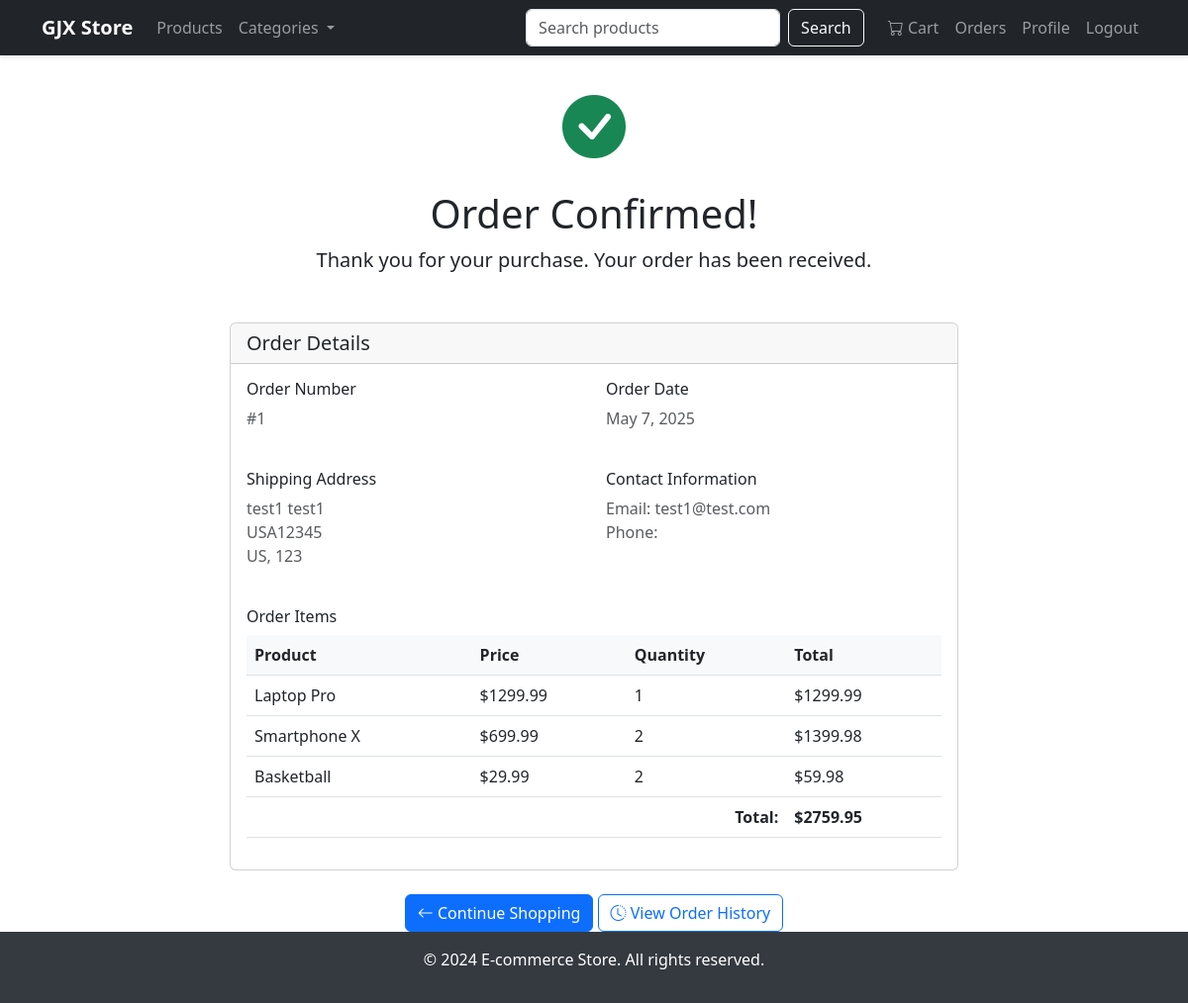
The page /order/confirmation/1/ (signed in) on the database its author committed.
### store/models.py (models this page shows, shortened)
class Order(models.Model):
    STATUS_CHOICES = (
        ('pending', 'Pending'),
        ('processing', 'Processing'),
        ('shipped', 'Shipped'),
        ('delivered', 'Delivered'),
    )
    user = models.ForeignKey(CustomUser, on_delete=models.CASCADE)
    first_name = models.CharField(max_length=100)
    last_name = models.CharField(max_length=100)
    email = models.EmailField()
    address = models.CharField(max_length=250)
    city = models.CharField(max_length=100)
    postal_code = models.CharField(max_length=20)
    created = models.DateTimeField(auto_now_add=True)
    updated = models.DateTimeField(auto_now=True)
    status = models.CharField(
        max_length=20, choices=STATUS_CHOICES, default='pending')
    def get_total_cost(self):
        return sum(item.get_cost() for item in self.items.all())

class OrderItem(models.Model):
    order = models.ForeignKey(
        Order, on_delete=models.CASCADE, related_name='items')
    product = models.ForeignKey(Product, on_delete=models.CASCADE)
    price = models.DecimalField(max_digits=10, decimal_places=2)
    quantity = models.PositiveIntegerField(default=1)
    def get_cost(self):
        return self.price * self.quantity

class Product(models.Model):
    category = models.ForeignKey(
        Category, on_delete=models.CASCADE, related_name='products')
    name = models.CharField(max_length=200)
    slug = models.SlugField(unique=True)
    description = models.TextField()
    price = models.DecimalField(max_digits=10, decimal_places=2)
    image = models.ImageField(upload_to='products/')
    stock = models.IntegerField()
    available = models.BooleanField(default=True)
    created = models.DateTimeField(auto_now_add=True)
    updated = models.DateTimeField(auto_now=True)

### store/views.py (the view)
@login_required
def order_confirmation(request, order_id):
    order = get_object_or_404(Order, id=order_id, user=request.user)
    return render(request, 'store/order_confirmation.html', {'order': order})

### store/context_processors.py (called while the page is built)
def categories(request):
    return {
        'categories': Category.objects.all()
    }

### templates/store/order_confirmation.html (shortened to what this page needs)
{% extends 'base.html' %}  {% block content %}
<div class="text-center mb-5">
  <i class="bi bi-check-circle-fill text-success" style="font-size: 4rem"></i>
  <h1 class="mt-3">Order Confirmed!</h1>
  <p class="lead">Thank you for your purchase. Your order has been received.</p>
</div>
<div class="row justify-content-center">
  <div class="col-md-8">
    <div class="card">
      <div class="card-header">
        <h5 class="mb-0">Order Details</h5>
      </div>
      <div class="card-body">
        <div class="row mb-4">
          <div class="col-md-6">
            <h6>Order Number</h6>
            <p class="text-muted">#{{ order.id }}</p>
          </div>
          <div class="col-md-6">
            <h6>Order Date</h6>
            <p class="text-muted">{{ order.created|date:"F j, Y" }}</p>
          </div>
        </div>
        <div class="row mb-4">
          <div class="col-md-6">
            <h6>Shipping Address</h6>
            <p class="text-muted">
              {{ order.first_name }} {{ order.last_name }}<br />
              {{ order.address }}<br />
              {{ order.city }}, {{ order.postal_code }}
            </p>
          </div>
          <div class="col-md-6">
            <h6>Contact Information</h6>
            <p class="text-muted">
              Email: {{ order.email }}<br />
              Phone: {{ order.phone }}
            </p>
          </div>
        </div>
        <h6>Order Items</h6>
        <div class="table-responsive">
          <table class="table">
            <thead>
              <tr>
                <th>Product</th>
                <th>Price</th>
                <th>Quantity</th>
                <th>Total</th>
              </tr>
            </thead>
            <tbody>
              {% for item in order.items.all %}
              <tr>
                <td>{{ item.product.name }}</td>
                <td>${{ item.price }}</td>
                <td>{{ item.quantity }}</td>
                <td>${{ item.get_cost }}</td>
              </tr>
              {% endfor %}
            </tbody>
            <tfoot>
              <tr>
                <td colspan="3" class="text-end"><strong>Total:</strong></td>
                <td><strong>${{ order.get_total_cost }}</strong></td>
              </tr>
            </tfoot>
          </table>
        </div>
      </div>
    </div>
    <div class="text-center mt-4">
      <a href="{% url 'store:product_list' %}" class="btn btn-primary">
        <i class="bi bi-arrow-left"></i> Continue Shopping
      </a>
      <a href="{% url 'store:order_history' %}" class="btn btn-outline-primary">
        <i class="bi bi-clock-history"></i> View Order History
      </a>
    </div>
  </div>
</div>
{% endblock %}

### static/css/style.css (style rules this page uses)
html, body { height: 100%; margin: 0; }
body { min-height: 100vh; display: flex; flex-direction: column; }
.btn-primary { background-color: #0d6efd; border-color: #0d6efd; }
.table th { background-color: #f8f9fa; }

### rows shown on the page
Order: id "1", created "May 7, 2025", first_name "test1", last_name "test1", address "USA12345", city "US", postal_code "123", email "test1@test.com", get_total_cost "2759.95"
OrderItem: product.name "Laptop Pro", price "1299.99", quantity "1", get_cost "1299.99"
OrderItem: product.name "Smartphone X", price "699.99", quantity "2", get_cost "1399.98"
OrderItem: product.name "Basketball", price "29.99", quantity "2", get_cost "59.98"
